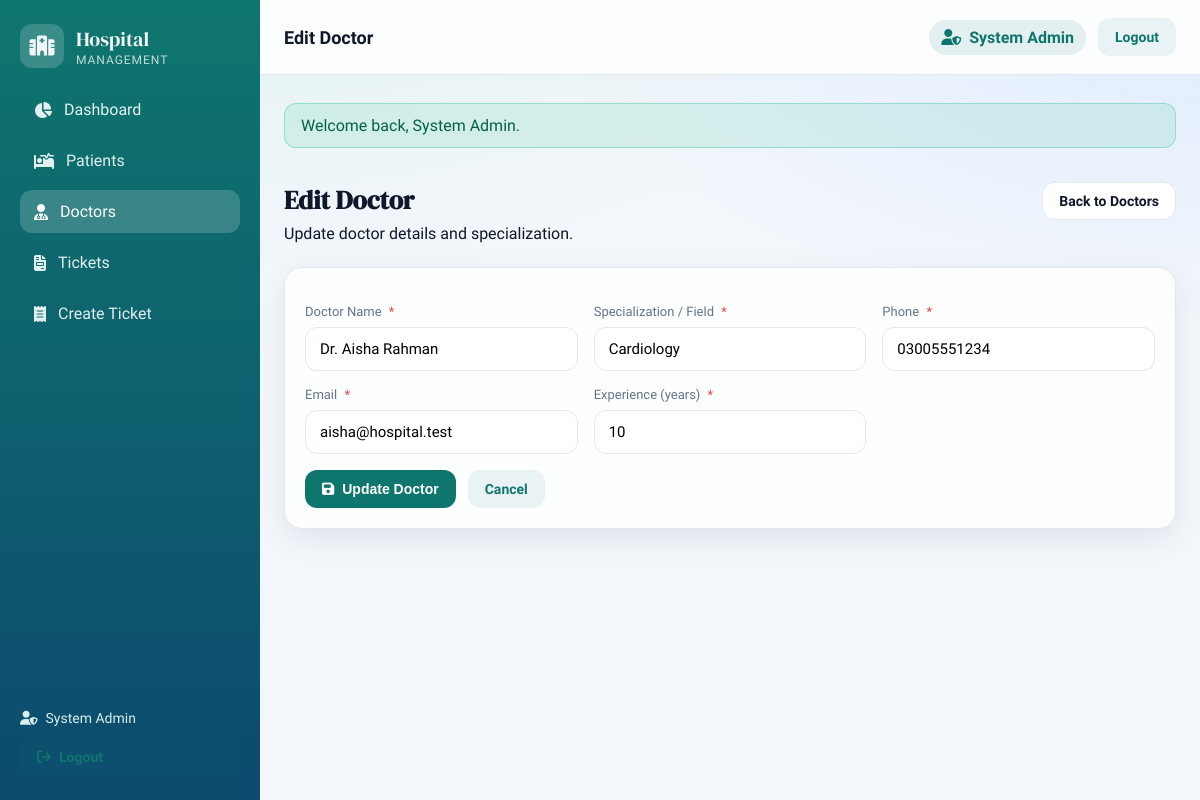
Screenshot of /doctor_edit.php?id=1 (signed in) with the database file from the repository.
### tables this page shows
CREATE TABLE doctors (
    id INT AUTO_INCREMENT PRIMARY KEY,
    name VARCHAR(100) NOT NULL,
    specialization VARCHAR(120) NOT NULL,
    phone VARCHAR(20) NOT NULL,
    email VARCHAR(120) NOT NULL UNIQUE,
    experience INT NOT NULL,
    created_at TIMESTAMP DEFAULT CURRENT_TIMESTAMP
);

### doctor_edit.php (the view, shortened to what this page needs)
<?php
require_once __DIR__ . '/includes/bootstrap.php';
$doctorId = (int)get('id');
$stmt = mysqli_prepare($conn, "SELECT * FROM doctors WHERE id = ? LIMIT 1");
mysqli_stmt_bind_param($stmt, "i", $doctorId);
mysqli_stmt_execute($stmt);
$result = mysqli_stmt_get_result($stmt);
$doctor = mysqli_fetch_assoc($result);
$formData = $doctor;
include __DIR__ . '/includes/header.php';
?>
<div class="page-header">
    <div>
        <h1>Edit Doctor</h1>
        <p>Update doctor details and specialization.</p>
    </div>
    <a class="btn btn-outline" href="doctors.php">Back to Doctors</a>
</div>
<div class="panel">
    <form method="POST" class="form" data-validate="true">
        <div class="form-grid">
            <div class="input-group">
                <label>Doctor Name <span class="required">*</span></label>
                <input type="text" name="name" value="<?php echo e($formData['name']); ?>" data-validate="name" required>
            </div>
            <div class="input-group">
                <label>Specialization / Field <span class="required">*</span></label>
                <input type="text" name="specialization" value="<?php echo e($formData['specialization']); ?>" data-validate="text" required>
            </div>
            <div class="input-group">
                <label>Phone <span class="required">*</span></label>
                <input type="text" name="phone" value="<?php echo e($formData['phone']); ?>" data-validate="phone" required>
            </div>
            <div class="input-group">
                <label>Email <span class="required">*</span></label>
                <input type="email" name="email" value="<?php echo e($formData['email']); ?>" data-validate="email" required>
            </div>
            <div class="input-group">
                <label>Experience (years) <span class="required">*</span></label>
                <input type="number" name="experience" min="0" value="<?php echo e($formData['experience']); ?>" required>
            </div>
        </div>
        <div class="form-actions">
            <button class="btn btn-primary" type="submit">
                <i class="fa-solid fa-floppy-disk"></i>
                Update Doctor
            </button>
            <a class="btn btn-ghost" href="doctors.php">Cancel</a>
        </div>
    </form>
</div>
<?php include __DIR__ . '/includes/footer.php'; ?>

### css/style.css (style rules this page uses)
:root { --body-font: "Sora", sans-serif; --heading-font: "DM Serif Display", serif; --bg: #f3f6fb; --surface: rgba(255, 255, 255, 0.86); --surface-strong: #ffffff; --text: #0f172a; --muted: #64748b; --primary: #0f766e; --primary-dark: #0b5f57; --border: #e2e8f0; --shadow-sm: 0 10px 30px rgba(15, 23, 42, 0.08); --shadow-lg: 0 24px 60px rgba(15, 23, 42, 0.18); }
* { margin: 0; padding: 0; box-sizing: border-box; }
body { font-family: var(--body-font); color: var(--text); background: radial-gradient(1200px 600px at 20% -10%, rgba(223, 242, 241, 0.9) 0%, rgba(223, 242, 241, 0) 60%), radial-gradient(1200px 600px at 100% 0%, rgba(219, 234, 254, 0.8) 0%, rgba(219, 234, 254, 0) 55%), var(--bg); min-height: 100vh; }
a { text-decoration: none; color: inherit; }
.page-header { display: flex; align-items: flex-start; justify-content: space-between; gap: 16px; }
.page-header h1 { font-family: var(--heading-font); font-size: 26px; margin-bottom: 6px; }
.panel { background: var(--surface); border: 1px solid var(--border); border-radius: 18px; padding: 20px; box-shadow: var(--shadow-sm); }
.form { display: flex; flex-direction: column; gap: 16px; }
.form-grid { display: grid; grid-template-columns: repeat(auto-fit, minmax(220px, 1fr)); gap: 16px; }
.input-group { display: flex; flex-direction: column; gap: 8px; }
.input-group label { font-size: 13px; color: var(--muted); }
.required { color: #ef4444; margin-left: 4px; }
.input-group input, .input-group select, .input-group textarea { padding: 12px 14px; border-radius: 12px; border: 1px solid var(--border); background: rgba(255, 255, 255, 0.8); font-size: 15px; font-family: var(--body-font); }
.form-actions { display: flex; flex-wrap: wrap; gap: 12px; }
.btn { display: inline-flex; align-items: center; gap: 8px; padding: 10px 16px; border-radius: 12px; border: 1px solid transparent; font-weight: 600; font-size: 14px; cursor: pointer; transition: all 0.2s ease; }
.btn-primary { background: var(--primary); color: #ffffff; }
.btn-outline { border-color: var(--border); color: var(--text); background: #ffffff; }
.btn-ghost { background: rgba(15, 118, 110, 0.08); color: var(--primary); }

### rows the page displays
doctors: name "Dr. Aisha Rahman", specialization "Cardiology", phone "03005551234", email "aisha@hospital.test", experience "10"

### other values shown
currentAdminName() "System Admin"
$pageTitle "Edit Doctor"
$flash['message'] "Welcome back, System Admin."
